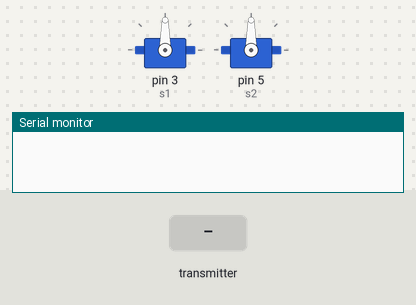
The sketch below on a simulated Arduino Uno, built with avr-gcc and run on an emulated ATmega328P. On the bench: 2 × servo, the last lines printed to the serial monitor. Inputs (shaded band) come from the test bench. No radio packets arrive unless stated.

Above: at 1.2 s.
1.3 s: the transmitter starts sending servo1 = 45
At 1.49 s:
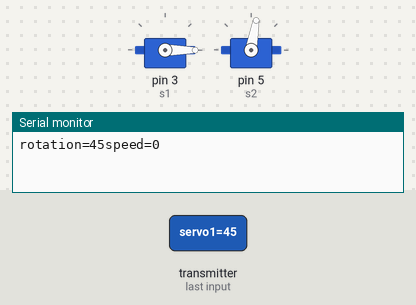
4.3 s: the transmitter starts sending servo2 = 45
At 4.55 s:
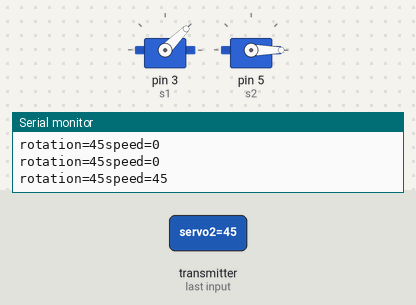
7.3 s: the transmitter starts sending servo2 = 90
At 7.8 s:
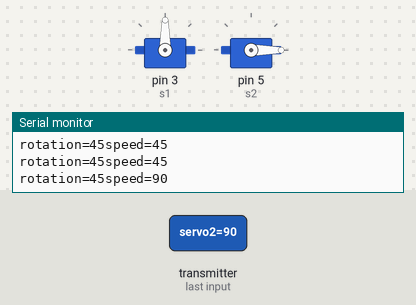
10.3 s: the transmitter starts sending servo2 = 180
At 11.05 s:
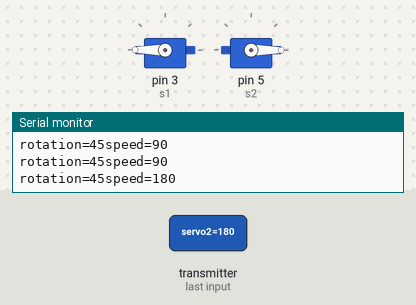
13.3 s: the transmitter starts sending servo2 = 0
At 13.49 s:
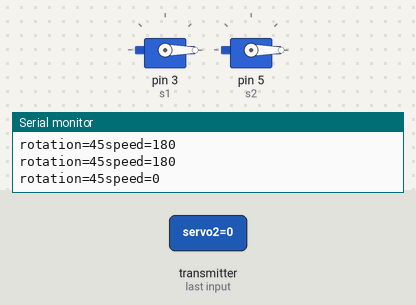
16.3 s: the transmitter starts sending servo1 = 0
At 17.6 s:
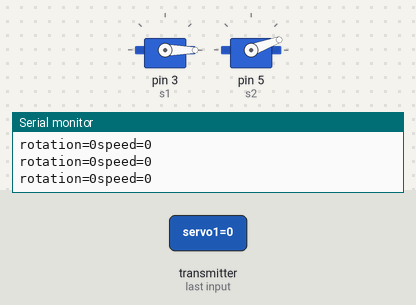
Timing chart, 0 to 19.3 s (numbered marks = the images above; inputs shaded):
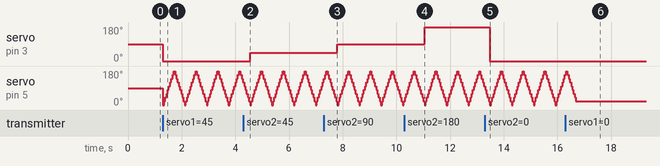

The sketch:

fish_reciever.ino
```cpp
/* ▪  * Team Id:      PF#47
 ▪  * Author List:     Harshit Sharma, Aniket nayak, Rohan Shani,Lakshay goyal
 ▪  * Filename:       fish_reciever
 ▪  * Theme:           PATROL FISH
 ▪  * Functions:       DataPackage,setup(),loop() \
 ▪  * Global Variables:  int i (for operating for loop)
                         const byte address; */
#include<RF24.h>
#include<Servo.h>
#include<SPI.h>
#include<nRF24L01.h>
const byte address[6]="00010";
Servo s1,s2;
int i;
RF24 radio(7,8);

/* ▪  * Function Name: DataPackage()
 ▪  * Input:     none
 ▪  * Output:    value of 2 bytes
 ▪  * Logic:     contains data in form of byte(joystick values) for radio communication
 ▪  * Example Call:   DataPackage() */
struct DataPackage{
 byte servo1;
 byte servo2;
};

DataPackage data;
 /* ▪  * Function Name: setup()
 ▪  * Input:     none
 ▪  * Output:    none
 ▪  * Logic:     initiates serial communication and radio communication
                 and attaches servo motors
 ▪  * Example Call:   setup() */
void setup() {
  // put your setup code here, to run once:
radio.begin();
Serial.begin(9600);

radio.openReadingPipe(0, address);
radio.setPALevel(RF24_PA_MAX);
radio.startListening();
radio.setDataRate(RF24_250KBPS);
s1.attach(3);
s2.attach(5);
}
/* ▪  * Function Name: loop()
 ▪  * Input:     none
 ▪  * Output:    none
 ▪  * Logic:     reads radio data and operates servo motors by giving angles
 ▪  * Example Call:   loop() */
void loop() {
  // put your main code here, to run repeatedly:
if(radio.available())
{
  radio.read(&data,sizeof(DataPackage));

    Serial.print("rotation=");
    Serial.print(data.servo1);
    Serial.print("speed=");
    Serial.println(data.servo2);
    s1.write(data.servo2);  // turning motor left or right based on desired signal
    for(i=0;i<180;i=i+20) //increasing or decresing speed of reciprocating motion of the back fin of the fish as desired while sweeping in one direction from 0 to 180 degree
        {
          s2.write(i);
          delay(data.servo1);  // as the delay value increses the fin speed decreses as it sweeps in one direction from 0 to 180 degree
        }
    for(i=180;i>0;i=i-20)  // doing same thing for other part of sweep
        {
          s2.write(i);
          delay(data.servo1);
        }
}
}
```

Measured:
- after the input at 1.3 s, servo on pin 3 (s1): 90° → 0° at once; servo on pin 5 (s2): 90° → 0° at once, then repeats every 0.81 s: 20° 0.05 s, 40° 0.05 s, 60° 0.05 s, 80° 0.05 s, 100° 0.05 s, 120° 0.05 s, 140° 0.05 s, 160° 0.05 s, 180° 0.05 s, 160° 0.05 s, 140° 0.05 s, 120° 0.05 s, 100° 0.05 s, 80° 0.05 s, 60° 0.05 s, 40° 0.05 s, 20° 0.05 s, 0° 0.05 s
- after the input at 4.3 s, servo on pin 3 (s1): 0° → 45° after 0.25 s
- after the input at 7.3 s, servo on pin 3 (s1): 45° → 90° after 0.50 s
- after the input at 10.3 s, servo on pin 3 (s1): 90° → 180° after 0.75 s
- after the input at 13.3 s, servo on pin 3 (s1): 180° → 0° after 0.18 s
- after the input at 16.3 s, servo on pin 5 (s2): goes on until 16.7 s, then stays 20°
